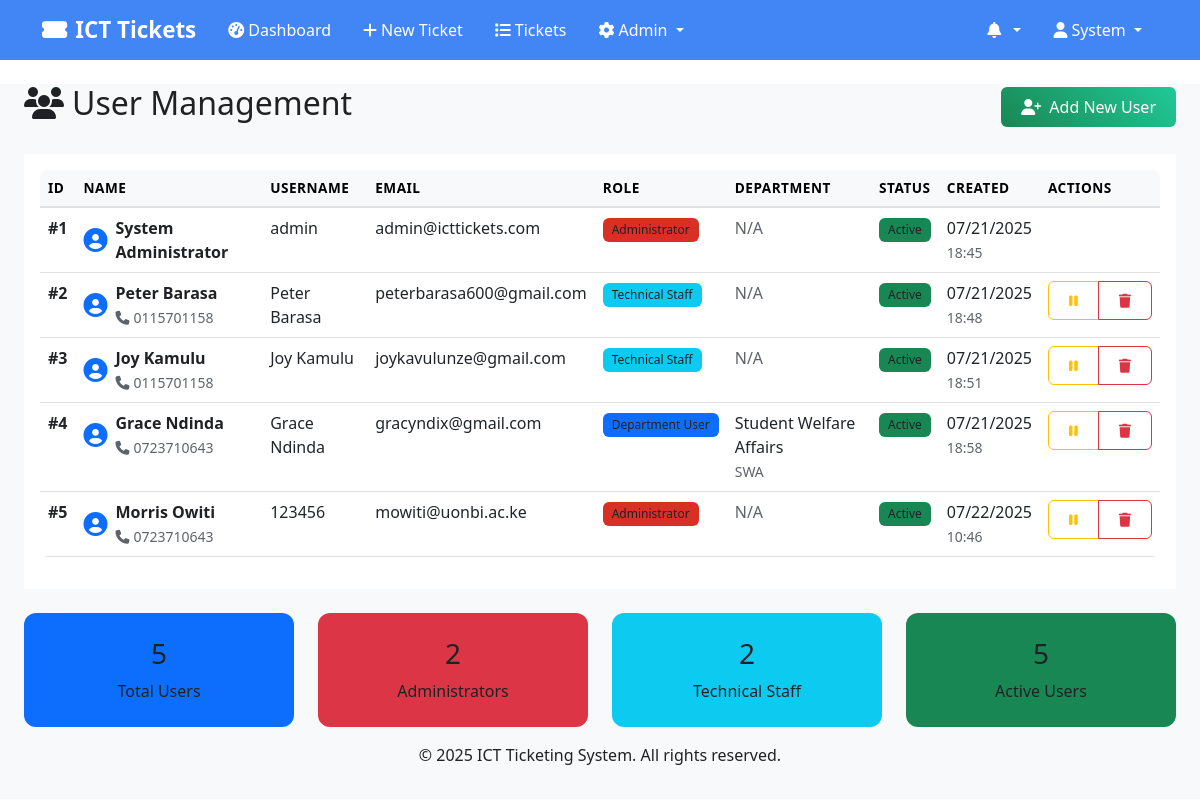
The page /users (signed in) on the database as committed earlier.
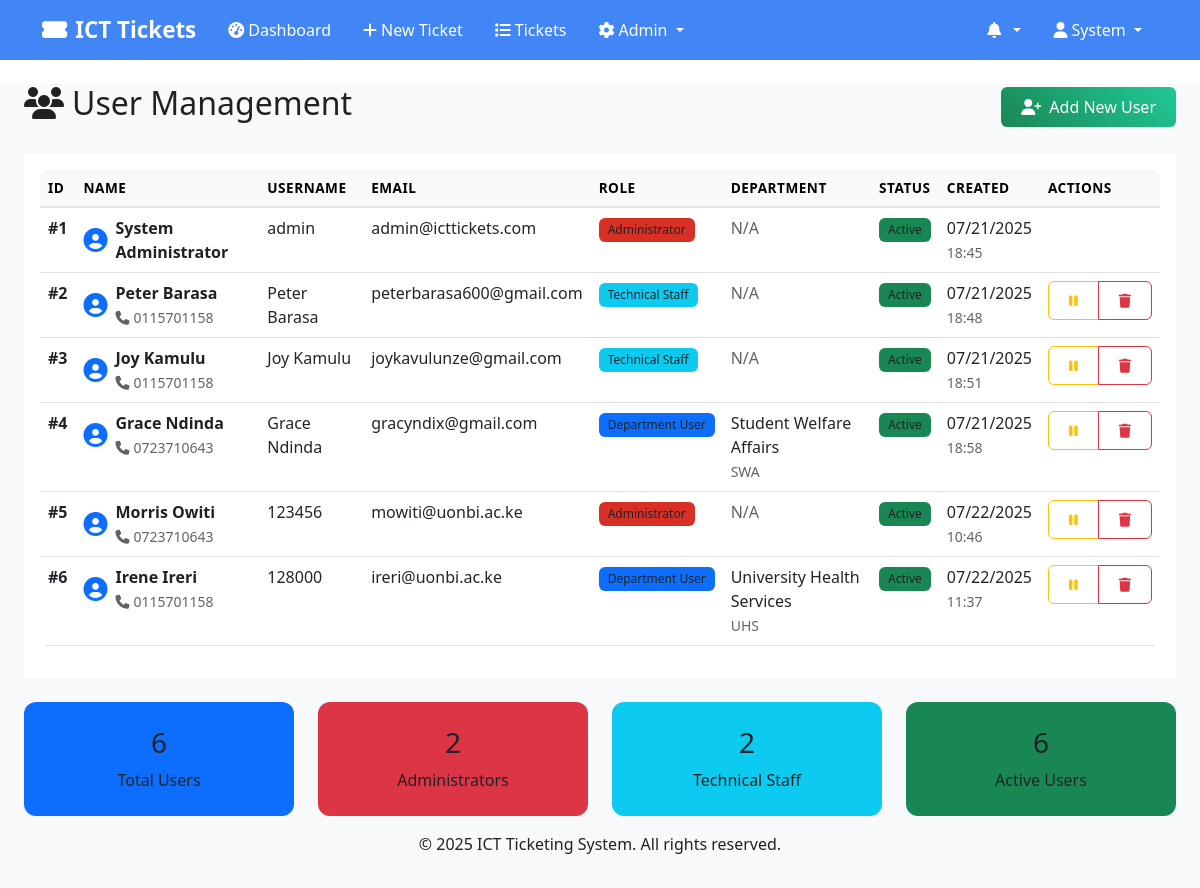
The same page on the database as committed later.
### models.py (models this page shows, shortened)
class User(UserMixin, db.Model):
    __tablename__ = 'users'
    id = db.Column(db.Integer, primary_key=True)
    username = db.Column(db.String(80), unique=True, nullable=False)
    email = db.Column(db.String(120), unique=True, nullable=False)
    phone = db.Column(db.String(20), nullable=True)
    password_hash = db.Column(db.String(256), nullable=False)
    first_name = db.Column(db.String(50), nullable=False)
    last_name = db.Column(db.String(50), nullable=False)
    role = db.Column(db.String(20), nullable=False)  # 'user', 'tech', 'admin'
    department_id = db.Column(db.Integer, db.ForeignKey('departments.id'), nullable=True)
    is_active = db.Column(db.Boolean, default=True)
    created_at = db.Column(db.DateTime, default=datetime.utcnow)
    updated_at = db.Column(db.DateTime, default=datetime.utcnow, onupdate=datetime.utcnow)
    department = db.relationship('Department', backref='users')
    created_tickets = db.relationship('Ticket', foreign_keys='Ticket.created_by_id', backref='creator')
    @property
    def full_name(self):
        return f"{self.first_name} {self.last_name}"

class Department(db.Model):
    __tablename__ = 'departments'
    id = db.Column(db.Integer, primary_key=True)
    name = db.Column(db.String(100), unique=True, nullable=False)
    code = db.Column(db.String(10), unique=True, nullable=False)
    description = db.Column(db.Text, nullable=True)
    created_at = db.Column(db.DateTime, default=datetime.utcnow)

### routes.py (the view)
@app.route('/users')
@login_required
def list_users():
    if current_user.role != 'admin':
        abort(403)
    users = User.query.all()
    return render_template('user_management.html', users=users, User=User, Department=Department)

### app.py (called while the page is built)
@login_manager.user_loader
def load_user(user_id):
    from models import User
    return User.query.get(int(user_id))

### templates/user_management.html (shortened to what the changed rows need)
{% extends "base.html" %}
{% block content %}
<div class="container-fluid">
    <div class="row">
        <div class="col-12">
            <div class="d-flex justify-content-between align-items-center mb-4">
                <h2><i class="fas fa-users me-2"></i>User Management</h2>
            </div>
        </div>
    </div>
    <div class="row">
        <div class="col-12">
            <div class="card">
                <div class="card-body">
                    {% if users %}
                    <div class="table-responsive">
                        <table class="table table-hover">
                            <thead class="table-light">
                                <tr>
                                    <th>ID</th>
                                    <th>Name</th>
                                    <th>Username</th>
                                    <th>Email</th>
                                    <th>Role</th>
                                    <th>Department</th>
                                    <th>Status</th>
                                    <th>Created</th>
                                    <th>Actions</th>
                                </tr>
                            </thead>
                            <tbody>
                                {% for user in users %}
                                <tr {% if not user.is_active %}class="table-secondary"{% endif %}>
                                    <td><strong>#{{ user.id }}</strong></td>
                                    <td>
                                        <div class="d-flex align-items-center">
                                            <i class="fas fa-user-circle fs-4 text-primary me-2"></i>
                                            <div>
                                                <strong>{{ user.full_name }}</strong>
                                                {% if user.phone %}
                                                <br><small class="text-muted">
                                                    <i class="fas fa-phone me-1"></i>{{ user.phone }}
                                                </small>
                                                {% endif %}
                                            </div>
                                        </div>
                                    </td>
                                    <td>{{ user.username }}</td>
                                    <td>{{ user.email }}</td>
                                    <td>
                                        {% if user.role == 'admin' %}
                                        <span class="badge bg-danger">Administrator</span>
                                        {% elif user.role == 'tech' %}
                                        <span class="badge bg-info">Technical Staff</span>
                                        {% else %}
                                        <span class="badge bg-primary">Department User</span>
                                        {% endif %}
                                    </td>
                                    <td>
                                        {% if user.department %}
                                        {{ user.department.name }}
                                        <br><small class="text-muted">{{ user.department.code }}</small>
                                        {% else %}
                                        <span class="text-muted">N/A</span>
                                        {% endif %}
                                    </td>
                                    <td>
                                        {% if user.is_active %}
                                        <span class="badge bg-success">Active</span>
                                        {% else %}
                                        <span class="badge bg-secondary">Inactive</span>
                                        {% endif %}
                                    </td>
                                    <td>
                                        {{ user.created_at.strftime('%m/%d/%Y') }}<br>
                                        <small class="text-muted">{{ user.created_at.strftime('%H:%M') }}</small>
                                    </td>
                                    <td>
                                        <div class="btn-group" role="group">
                                            {% if user.username != 'admin' %}
                                            <a href="{{ url_for('toggle_user_status', user_id=user.id) }}"
                                               class="btn btn-sm {% if user.is_active %}btn-outline-warning{% else %}btn-outline-success{% endif %}"
                                               onclick="return confirm('Are you sure you want to {% if user.is_active %}deactivate{% else %}activate{% endif %} this user?')">
                                                <i class="fas fa-{% if user.is_active %}pause{% else %}play{% endif %}"></i>
                                            </a>
                                            <a href="{{ url_for('delete_user', user_id=user.id) }}"
                                               class="btn btn-sm btn-outline-danger"
                                               onclick="return confirm('Are you sure you want to permanently delete this user? This action cannot be undone.')">
                                                <i class="fas fa-trash"></i>
                                            </a>
                                            {% endif %}
                                        </div>
                                    </td>
                                </tr>
                                {% endfor %}
                            </tbody>
                        </table>
                    </div>
                    {% endif %}
                </div>
            </div>
        </div>
    </div>
    <div class="row mt-4">
        <div class="col-md-3">
            <div class="card dashboard-card-total">
                <div class="card-body text-center">
                    <h3>{{ users|length }}</h3>
                    <p class="mb-0">Total Users</p>
                </div>
            </div>
        </div>
        <div class="col-md-3">
            <div class="card dashboard-card-resolved">
                <div class="card-body text-center">
                    <h3>{{ users|selectattr('is_active', 'equalto', True)|list|length }}</h3>
                    <p class="mb-0">Active Users</p>
                </div>
            </div>
        </div>
    </div>
</div>
{% endblock %}

### templates/base.html (shortened to what this page needs)
<!DOCTYPE html>
<html lang="en">
<head>
    <link href="https://cdn.jsdelivr.net/npm/bootstrap@5.3.0/dist/css/bootstrap.min.css" rel="stylesheet">
    <link href="https://cdnjs.cloudflare.com/ajax/libs/font-awesome/6.4.0/css/all.min.css" rel="stylesheet">
    <link href="{{ url_for('static', filename='css/style.css') }}" rel="stylesheet">
</head>
<body>
    <nav class="navbar navbar-expand-lg shadow-sm" style="background-color: #4285f4 !important;">
        <div class="container" style="background-color: #4285f4;">
            <a class="navbar-brand" href="{{ url_for('dashboard' if current_user.is_authenticated else 'index') }}" style="color: #ffffff !important; font-weight: 600;">
                <i class="fas fa-ticket-alt me-2"></i>ICT Tickets
            </a>
            {% if current_user.is_authenticated %}
            <div class="collapse navbar-collapse" id="navbarNav">
                <ul class="navbar-nav me-auto">
                    <li class="nav-item">
                        <a class="nav-link" href="{{ url_for('dashboard') }}" style="color: #ffffff !important; font-weight: 500;">
                            <i class="fas fa-tachometer-alt me-1"></i>Dashboard
                        </a>
                    </li>
                    {% if current_user.role in ['user', 'admin'] %}
                    <li class="nav-item">
                        <a class="nav-link" href="{{ url_for('create_ticket') }}" style="color: #ffffff !important; font-weight: 500;">
                            <i class="fas fa-plus me-1"></i>New Ticket
                        </a>
                    </li>
                    {% endif %}
                    <li class="nav-item">
                        <a class="nav-link" href="{{ url_for('list_tickets') }}" style="color: #ffffff !important; font-weight: 500;">
                            <i class="fas fa-list me-1"></i>Tickets
                        </a>
                    </li>
                    {% if current_user.role == 'admin' %}
                    <li class="nav-item dropdown">
                        <a class="nav-link dropdown-toggle" href="#" role="button" data-bs-toggle="dropdown" style="color: #ffffff !important; font-weight: 500;">
                            <i class="fas fa-cog me-1"></i>Admin
                        </a>
                    </li>
                    {% endif %}
                </ul>
                <ul class="navbar-nav">
                    <li class="nav-item dropdown">
                        <a class="nav-link dropdown-toggle" href="#" role="button" data-bs-toggle="dropdown" style="color: #ffffff !important; font-weight: 500;">
                            <i class="fas fa-bell me-1"></i>
                            {% set unread_count = 0 %}
                            {% if current_user.notifications is defined and current_user.notifications %}
                                {% set unread_count = current_user.notifications|selectattr('is_read', 'equalto', False)|list|length %}
                            {% endif %}
                        </a>
                            {% set recent_notifications = [] %}
                            {% if current_user.notifications is defined and current_user.notifications %}
                                {% set recent_notifications = current_user.notifications[:5] %}
                            {% endif %}
                    </li>
                    <li class="nav-item dropdown">
                        <a class="nav-link dropdown-toggle" href="#" role="button" data-bs-toggle="dropdown" style="color: #ffffff !important; font-weight: 500;">
                            <i class="fas fa-user me-1"></i>{{ current_user.first_name }}
                        </a>
                    </li>
                </ul>
            </div>
            {% endif %}
        </div>
    </nav>
    <main class="container-fluid mt-4">
        {% block content %}{% endblock %}
    </main>
    <footer class="bg-light text-center text-muted py-3 mt-5">
        <div class="container">
            <p>&copy; 2025 ICT Ticketing System. All rights reserved.</p>
        </div>
    </footer>
</body>
</html>

Rows that differ between the two databases and show on the page:
added User: id "6", full_name "Irene Ireri", phone "0115701158", username "128000", email "ireri@uonbi.ac.ke", role "Department User", department.name "University Health Services", department.code "UHS", is_active "Active", created_at "07/22/2025", created_at "11:37"
Other text that changed with them:
{{ users|length }}: "5" → "6"
{{ users|selectattr('is_active', 'equalto', True)|list|length }}: "5" → "6"
